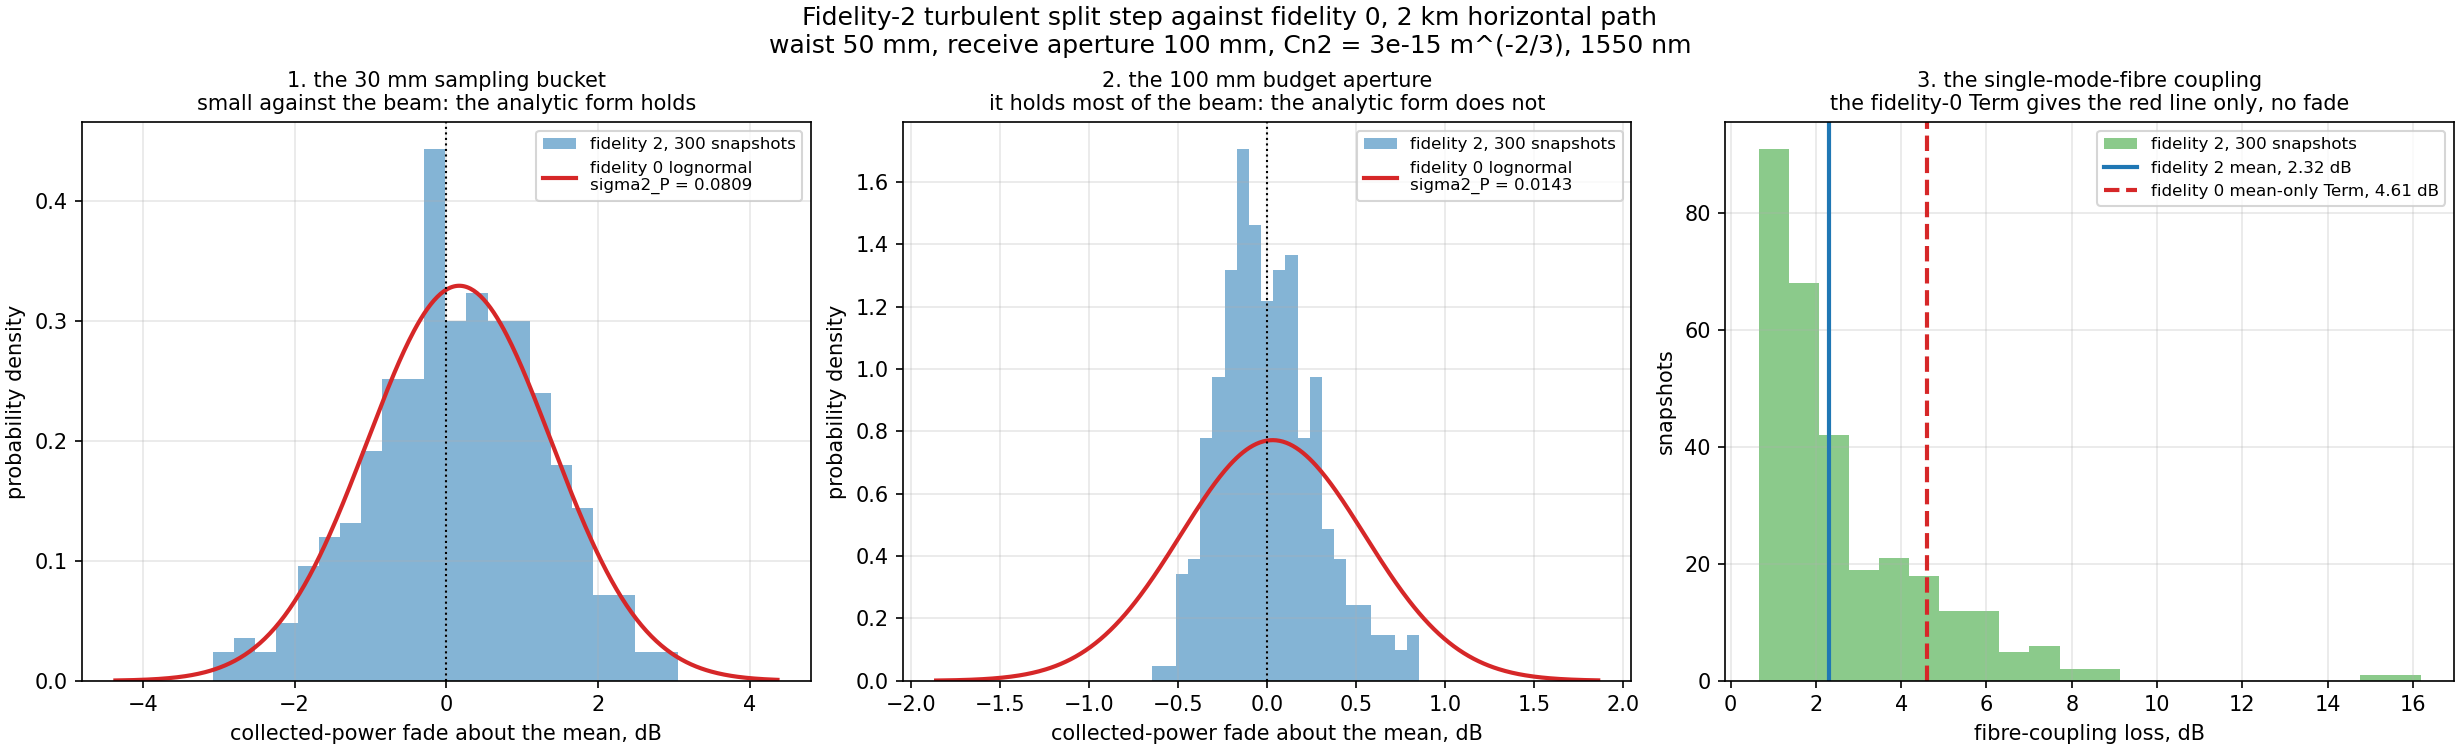

Reproduce this figure in Python.
'''
The fidelity-2 turbulent split step on a 2 km horizontal link, against fidelity 0.

The script propagates a real complex field through a stack of random phase
screens, one snapshot for each seed, and it compares the statistics of those
snapshots with the analytic Terms of the terrestrial budget.

THE WEAK-FLUCTUATION PRECONDITION. Every analytic target here is a WEAK
fluctuation form: the Dios on-axis Gaussian-beam index, the Andrews weak
aperture-averaging factor, and the Noll-plus-Dikmelik-Davidson fibre coupling.
So the case keeps the plane-wave Rytov variance at about 0.2. The script
ASSERTS that precondition, because a comparison outside it compares against a
model that its own author does not trust. Cn2 = 3e-15 m^(-2/3) over 2 km at
1550 nm gives sigma2_R = 0.21 and r0 = 10.7 cm.

THE LAUNCH IS CLEAN. The launch aperture is 200 mm for a 50 mm waist, so the
clip takes less than 0.01 percent of the power. The propagated beam is
therefore the pure Gaussian that the analytic forms assume, and the comparison
tests the TURBULENCE, not the truncation.

THREE RECEIVE APERTURES, ONE CAMPAIGN. The trials run through
`olb.waveoptics.turbulence.Campaign`, the store of trials on disk. The campaign
keeps the receive-plane field of every trial on a disc of the LARGEST receive
aperture, so the three apertures come from ONE Monte Carlo:

- the 100 mm BUDGET aperture with its single-mode fibre. The campaign runs it,
  so its collected power and its fibre coupling sit in the trial record.
- a 30 mm SAMPLING aperture, which is small against the 108 mm beam, so it
  samples the beam exactly as the analytic aperture-averaging factor assumes.
  `campaign.recollect(aperture_m=0.03)` reads it from the stored field.
- a 3-pixel PINHOLE, which reads the on-axis irradiance. It is a 9 mm disc, far
  inside the stored patch, so `campaign.recollect` gives it too.

The campaign clips the STORED field with the same code that the run uses, so a
post-hoc aperture gives the number that a new run would give. `recollect` does
not divide by the launch reference, so the script takes that reference from the
budget aperture, where the campaign holds both the raw power and the normalised
one.

The blocks stay on disk under `examples/waveoptics/_campaigns/`. A second run of
the script computes NOTHING: it reads the store.

WHAT TO EXPECT. The expectation is 15 to 20 percent on the scintillation rows
and 0.5 dB on the fibre-coupling row. The first two rows meet it. The last two
do NOT, and the reason is physics, not a defect:

- The on-axis index agrees to about 10 percent. The pinhole sits at the fixed
  centre of the grid, and the split step lets the beam WANDER off it. The Dios
  on-axis form carries no wander, so the two are not the same quantity.
- The 30 mm sampling bucket agrees with the weak aperture-averaging factor.
- The 100 mm BUDGET bucket does NOT. That aperture collects most of the beam,
  and the split step conserves power, so almost nothing is left to fluctuate.
  The weak aperture-averaging factor of Andrews models an aperture that SAMPLES
  a wide beam; it does not know about a beam that the aperture nearly holds.
  The script prints the measured capture fraction next to that row.
- The fidelity-0 fibre-coupling Term reads about 2.5 dB MORE loss than the
  field simulation. The Term takes the Noll residual at the aperture diameter
  D, and the Dikmelik-Davidson coupling of a UNIFORMLY illuminated pupil. The
  received field here is a finite Gaussian beam whose intensity is already down
  to 1/e^2 at the rim of the 100 mm aperture, so the phase error that the fibre
  mode really weighs is smaller than the uniform-pupil form gives. The Term
  docstring names this exact limit ("it ignores ... the near-field beam
  curvature that a finite horizontal beam carries. For those a fidelity-2
  split-step beam-propagation model is needed"). This script is that model, and
  it puts a number on the gap. The number is converged: a grid two times wider
  moves it by 0.3 dB.
- The planned composite r0 IS the plane-wave Fried parameter by construction,
  so it repeats the analytic plane-wave value exactly. The Gaussian-beam r0 of
  the same path is LARGER, because a finite beam samples less of the
  turbulence.

The script prints PASS or CHECK against a loose band. An example is a
demonstration, not a test: only the weak-fluctuation precondition is asserted.

The figure goes to `examples/waveoptics/figures/turbulent_terrestrial.png`.

The layer builds NO Term and it changes NO budget. See the README.

Run from the repo root:
    python -m examples.waveoptics.turbulent_terrestrial
'''

import os
import time
import warnings

import matplotlib.pyplot as plt
import numpy as np
from scipy.stats import norm

from olb import SMF, Terminal, Transmitter
from olb.beam import free_space_radius
from olb.geometry import HorizontalPath
from olb.models.coupling import terrestrial_smf_coupling_term
from olb.scenario import TerrestrialChannel, TerrestrialScenario
from olb.turbulence.beam_wave_scintillation import on_axis_scintillation_index
from olb.turbulence.gaussian_fried import (gaussian_fried_parameter,
                                           plane_wave_fried_parameter)
from olb.turbulence.plane_wave_scintillation import \
    aperture_averaging_factor_weak
from olb.waveoptics.turbulence import (Campaign, propagate_turbulent_field,
                                       turbulent_grid)

WAVELENGTH_M = 1550e-9
PATH_M = 2000.0
CN2 = 3e-15                 # sigma2_R = 0.21, firmly weak
WAIST_M = 0.05
TX_APERTURE_M = 0.20        # 4 waists: a negligible launch clip
RX_APERTURE_M = 0.10        # the budget receiver, with the fibre
SAMPLE_APERTURE_M = 0.03    # small against the beam: a fair bucket sample
PRESET = "standard"
N_TRIALS = 300
BLOCK = 50                  # trials in one campaign block
SEED = 20260826
WORKERS = 4                 # one process for each core of this machine
PINHOLE_PIXELS = 3          # the on-axis probe, in pixels

# The campaign store. The blocks stay on disk, so a second run computes nothing.
ROOT = os.path.join(os.path.dirname(os.path.abspath(__file__)), "_campaigns",
                    "turbulent_terrestrial")

# The weak-fluctuation band that the script asserts. Below 0.05 the turbulence
# is too quiet to measure against the Monte Carlo noise, and 0.35 is already
# past the comfortable margin of the WEAK_FLUCTUATION_LIMIT of 0.25.
WEAK_BAND = (0.05, 0.35)

PNG = "examples/waveoptics/figures/turbulent_terrestrial.png"
FIELD_PNG = "examples/waveoptics/figures/turbulent_terrestrial_field.png"

# The Cn2 path grid of the analytic terms. A horizontal path is a constant-Cn2
# grid from the transmitter to the receiver, exactly as
# olb.links.terrestrial.terrestrial_scintillation_term builds it.
_GRID_N = 400


def build_scenario():
    '''Build the horizontal scenario: a clean 50 mm launch to an SMF receiver.

    The pointing jitter is zero on both terminals, so the comparison carries
    the TURBULENCE only. The receive aperture is the BUDGET aperture, the
    largest of the three. The two probe apertures are a post-hoc crop of the
    stored field, so they need no scenario of their own.
    '''
    near = Terminal(aperture_m=TX_APERTURE_M, wavelength_m=WAVELENGTH_M,
                    pointing_jitter_rad=0.0,
                    transmitter=Transmitter(waist_m=WAIST_M))
    far = Terminal(aperture_m=RX_APERTURE_M, wavelength_m=WAVELENGTH_M,
                   pointing_jitter_rad=0.0, detector=SMF())
    return TerrestrialScenario(
        near=near, far=far,
        channel=TerrestrialChannel(path_length_m=PATH_M, cn2=CN2))


def scintillation_index(values):
    '''Give the normalised variance var(I) / mean(I)^2 of a set of samples.'''
    v = np.asarray(values, dtype=float)
    return float(v.var() / v.mean() ** 2)


def verdict(ratio, low, high):
    '''Give PASS when the ratio sits inside the band, and CHECK otherwise.'''
    return "PASS" if low <= ratio <= high else "CHECK"


def timing_line(result, label):
    '''Print the mean, the smallest and the largest trial time.

    The campaign stores the wall time of every trial, so the line reads the
    store. It is the CPU time of a trial, not the wall time of the pool.
    '''
    t = np.array([tr.wall_time_s for tr in result.trials])
    print(f"  {label:<22}mean {t.mean():6.3f} s   min {t.min():6.3f} s   "
          f"max {t.max():6.3f} s   total {t.sum():7.1f} s")


def _fade_panel(ax, power, sigma2, title):
    '''Draw one bucket fade histogram against its analytic lognormal.

    With sigma_l^2 = ln(1 + sigma2_P) the loss in dB about the mean is normal
    with the mean (5/ln10) sigma_l^2 and the standard deviation (10/ln10)
    sigma_l. See Andrews and Phillips, DOI 10.1117/3.626196, Ch. 5, the
    lognormal irradiance model.
    '''
    ln10 = np.log(10.0)
    fade_db = -10 * np.log10(power / power.mean())
    sigma_l2 = np.log(1.0 + sigma2)
    sigma_l = np.sqrt(sigma_l2)
    span = max(abs(fade_db).max(), (10.0 / ln10) * sigma_l * 3.0)
    x = np.linspace(-1.2 * span, 1.2 * span, 400)
    pdf = norm.pdf(x, loc=(5.0 / ln10) * sigma_l2,
                   scale=(10.0 / ln10) * sigma_l)

    ax.hist(fade_db, bins=22, density=True, color="tab:blue", alpha=0.55,
            label=f"fidelity 2, {fade_db.size} snapshots")
    ax.plot(x, pdf, color="tab:red", linewidth=2.0,
            label=f"fidelity 0 lognormal\nsigma2_P = {sigma2:.4f}")
    ax.axvline(0.0, color="black", linestyle=":", linewidth=1.0)
    ax.set_xlabel("collected-power fade about the mean, dB")
    ax.set_ylabel("probability density")
    ax.set_title(title, fontsize=10)
    ax.grid(alpha=0.3)
    ax.legend(fontsize=8)


def draw(sampled, sigma2_sample, power, sigma2_bucket, smf_eta,
         analytic_smf_db):
    '''Draw the two bucket fades, and the fibre-coupling loss histogram.

    Panel 1 is the small sampling aperture, where the analytic lognormal fits.
    Panel 2 is the budget aperture, which collects most of the beam: the
    measured fade is far narrower than the analytic curve, because the split
    step conserves the power that the aperture holds. Panel 3 puts the
    fibre-coupling loss of every snapshot against the analytic MEAN of the
    fidelity-0 coupling Term. That Term is mean-only, so it draws as one line:
    it carries no fade at all. The spread of the histogram is the fade that
    fidelity 0 cannot give.
    '''
    fig, axes = plt.subplots(1, 3, figsize=(16.4, 5.0),
                             constrained_layout=True)

    _fade_panel(axes[0], sampled, sigma2_sample,
                f"1. the {SAMPLE_APERTURE_M * 1e3:.0f} mm sampling bucket\n"
                f"small against the beam: the analytic form holds")
    _fade_panel(axes[1], power, sigma2_bucket,
                f"2. the {RX_APERTURE_M * 1e3:.0f} mm budget aperture\n"
                f"it holds most of the beam: the analytic form does not")

    coupling_db = -10 * np.log10(smf_eta)
    axes[2].hist(coupling_db, bins=22, color="tab:green", alpha=0.55,
                 label=f"fidelity 2, {coupling_db.size} snapshots")
    axes[2].axvline(-10 * np.log10(smf_eta.mean()), color="tab:blue",
                    linewidth=2.0,
                    label=f"fidelity 2 mean, "
                          f"{-10 * np.log10(smf_eta.mean()):.2f} dB")
    axes[2].axvline(analytic_smf_db, color="tab:red", linestyle="--",
                    linewidth=2.0,
                    label=f"fidelity 0 mean-only Term, {analytic_smf_db:.2f} dB")
    axes[2].set_xlabel("fibre-coupling loss, dB")
    axes[2].set_ylabel("snapshots")
    axes[2].set_title("3. the single-mode-fibre coupling\n"
                      "the fidelity-0 Term gives the red line only, no fade",
                      fontsize=10)
    axes[2].grid(alpha=0.3)
    axes[2].legend(fontsize=8)

    fig.suptitle("Fidelity-2 turbulent split step against fidelity 0, "
                 f"{PATH_M * 1e-3:.0f} km horizontal path\n"
                 f"waist {WAIST_M * 1e3:.0f} mm, receive aperture "
                 f"{RX_APERTURE_M * 1e3:.0f} mm, Cn2 = {CN2:g} m^(-2/3), "
                 f"{WAVELENGTH_M * 1e9:.0f} nm", fontsize=12)
    fig.savefig(PNG, dpi=150)
    plt.close(fig)


def draw_field(F, aperture_m, obscuration, path, title):
    '''Draw the received-field amplitude and phase, with the aperture ring.

    The left panel is the amplitude |E| of one snapshot at the receive plane.
    The right panel is the phase; it is blanked where the intensity is below 2
    percent of the peak, so the phase of the dark background does not swamp the
    colour scale. The dashed ring is the receive aperture, and the dotted ring
    is the central obscuration when there is one. See Goodman, Introduction to
    Fourier Optics, ISBN 978-0974707723, for the amplitude and the phase of a
    scalar field.
    '''
    half_mm = F.siz / 2 * 1e3
    extent = [-half_mm, half_mm, -half_mm, half_mm]
    amp = np.abs(F.field)
    intensity = amp ** 2
    phase = np.where(intensity > 0.02 * intensity.max(),
                     np.angle(F.field), np.nan)

    fig, (a0, a1) = plt.subplots(1, 2, figsize=(11.6, 5.3),
                                 constrained_layout=True)
    im0 = a0.imshow(amp, extent=extent, origin="lower", cmap="inferno")
    fig.colorbar(im0, ax=a0, shrink=0.85, label="|E|, arb.")
    a0.set_title("amplitude |E|", fontsize=10)
    twilight = plt.cm.twilight.copy()
    twilight.set_bad("white")
    im1 = a1.imshow(phase, extent=extent, origin="lower", cmap=twilight,
                    vmin=-np.pi, vmax=np.pi)
    fig.colorbar(im1, ax=a1, shrink=0.85, label="phase, rad")
    a1.set_title("phase (blank below 2% intensity)", fontsize=10)

    r_mm = aperture_m / 2 * 1e3
    for ax in (a0, a1):
        ax.add_patch(plt.Circle((0, 0), r_mm, fill=False, edgecolor="cyan",
                                 linewidth=1.7, linestyle="--",
                                 label="receive aperture"))
        if obscuration > 0:
            ax.add_patch(plt.Circle((0, 0), obscuration * r_mm, fill=False,
                                    edgecolor="cyan", linewidth=1.4,
                                    linestyle=":"))
        ax.set_xlabel("x, mm")
        ax.set_ylabel("y, mm")
    a0.legend(loc="upper right", fontsize=8, framealpha=0.7)

    fig.suptitle(title, fontsize=12)
    fig.savefig(path, dpi=150)
    plt.close(fig)


def main():
    t_start = time.time()
    scenario = build_scenario()
    geometry = HorizontalPath(PATH_M)

    # The campaign sizes the grid and it plans the screens ONE time, and it
    # keeps both in its manifest. So a resumed campaign never re-sizes. The
    # patch holds the BUDGET aperture, the largest of the three, so the two
    # probe apertures are a crop of the stored field.
    campaign = Campaign(scenario, geometry, ROOT, seed=SEED, preset=PRESET,
                        block_size=BLOCK, sizing_aperture_m=RX_APERTURE_M)
    grid, plan = campaign.grid, campaign.plan

    # Campaign.load gives report=None, so the sampling report comes from one
    # more call of the sizer with the SAME inputs. The call is cheap arithmetic
    # and it changes nothing: the campaign keeps its own grid and plan.
    with warnings.catch_warnings(record=True) as caught:
        warnings.simplefilter("always")
        _, _, report = turbulent_grid(scenario, geometry, preset=PRESET)

    sigma2_R = float(plan.sigma2_r.sum())
    assert WEAK_BAND[0] <= sigma2_R <= WEAK_BAND[1], (
        f"the plane-wave Rytov variance is {sigma2_R:.3f}, outside the weak "
        f"band {WEAK_BAND}. Every analytic target of this script is a weak "
        f"fluctuation form, so a comparison outside that band is meaningless. "
        f"Change CN2 or PATH_M.")

    print("=" * 74)
    print(f"{PATH_M * 1e-3:.0f} km horizontal link, fidelity-2 turbulent split "
          f"step against fidelity 0")
    print("=" * 74)
    print(f"  wavelength              {WAVELENGTH_M * 1e9:11.1f} nm")
    print(f"  path length             {PATH_M * 1e-3:11.3f} km")
    print(f"  Cn2                     {CN2:11.3g} m^(-2/3)")
    print(f"  transmit waist          {WAIST_M * 1e3:11.1f} mm")
    print(f"  launch aperture         {TX_APERTURE_M * 1e3:11.1f} mm "
          f"(alpha = {(TX_APERTURE_M / 2) / WAIST_M:.2f}, a clean launch)")
    print(f"  receive aperture        {RX_APERTURE_M * 1e3:11.1f} mm, SMF")
    print(f"  sampling aperture       {SAMPLE_APERTURE_M * 1e3:11.1f} mm "
          f"(the fair bucket probe)")
    print(f"  sigma2_R, plane wave    {sigma2_R:11.4f}   "
          f"(weak: the band is {WEAK_BAND[0]} to {WEAK_BAND[1]})")
    print("")
    print(f"  preset                  {PRESET:>11}")
    print(f"  grid                    {grid.n:11d} px, {grid.size_m:.4f} m")
    print(f"  pixel pitch             {grid.pixel_m * 1e3:11.4f} mm")
    print(f"  screens                 {plan.z_m.size:11d}")
    print(f"  process workers         {WORKERS:11d}")
    print(f"  campaign store          {os.path.relpath(ROOT):>11}")
    print(f"  r0, composite           {plan.r0_total_m * 1e2:11.3f} cm")
    print("")
    print("  the sampling report, ACHIEVED against the preset:")
    print(f"    pixels per r0         {report.pixels_per_r0:11.2f}  "
          f"(the preset asks for 3)")
    print(f"    grid margin           {report.grid_margin:11.2f}  "
          f"(1.0 means the light just fits)")
    print(f"    Fresnel pixels, min   {report.fresnel_pixels_min:11.2f}  "
          f"(2 or more is good)")
    print(f"    step / Forvard limit  {report.step_over_limit_max:11.3f}  "
          f"(1.0 or less is good)")
    print(f"    strongest screen s2_r {report.sigma2_r_screen_max:11.4f}")
    print(f"    warnings              {len(report.warnings):11d}")
    for text in report.warnings + tuple(str(w.message) for w in caught):
        print(f"      {text}")

    # ---- the campaign ----
    # ONE Monte Carlo. The three receive apertures then read the SAME 300
    # atmospheres, because the two probes crop the stored field.
    pinhole_m = PINHOLE_PIXELS * grid.pixel_m
    print("")
    print(f"  the campaign holds {N_TRIALS} snapshots. Three receive apertures "
          f"read it: a")
    print(f"  {pinhole_m * 1e3:.2f} mm pinhole, a "
          f"{SAMPLE_APERTURE_M * 1e3:.0f} mm sampling bucket, and the "
          f"{RX_APERTURE_M * 1e3:.0f} mm budget aperture with its fibre.")
    t_run = time.time()
    n_stored = campaign.run(N_TRIALS, workers=WORKERS, progress=True)
    print(f"    {n_stored} trials on disk after {time.time() - t_run:.1f} s")

    result = campaign.load(fields=False)
    power = np.array([tr.collected_power for tr in result.trials])
    smf_eta = np.array([tr.smf_eta for tr in result.trials])

    # THE LAUNCH REFERENCE. The runner divides the collected power by the
    # launched power, and `recollect` does not. The budget aperture gives both,
    # so their ratio IS that reference, and it normalises the two probes.
    raw_budget = campaign.recollect(aperture_m=RX_APERTURE_M)
    p_launch = float(np.mean(raw_budget / power))
    on_axis = campaign.recollect(aperture_m=pinhole_m) / p_launch
    sampled = campaign.recollect(aperture_m=SAMPLE_APERTURE_M) / p_launch

    print("")
    print("  per-trial wall time:")
    timing_line(result, "campaign")

    # ---- the analytic targets ----
    # The same kernels that olb.links.terrestrial.terrestrial_scintillation_term
    # calls: the Dios on-axis Gaussian-beam index (Applied Optics 43 (2004)
    # 3866, Eq. 16) on a constant-Cn2 horizontal grid, and the Andrews weak
    # Kolmogorov aperture-averaging factor (DOI 10.1117/3.626196, Ch. 10).
    hs = np.linspace(0.0, PATH_M, _GRID_N)
    cn2_profile = np.full_like(hs, CN2)
    sigma2_on_axis = float(on_axis_scintillation_index(
        hs, cn2_profile, WAIST_M, WAVELENGTH_M, elevation_deg=90.0,
        path_length_m=None))
    factor_a = float(aperture_averaging_factor_weak(RX_APERTURE_M,
                                                    WAVELENGTH_M, PATH_M))
    factor_a_sample = float(aperture_averaging_factor_weak(
        SAMPLE_APERTURE_M, WAVELENGTH_M, PATH_M))
    sigma2_bucket = factor_a * sigma2_on_axis
    sigma2_sample = factor_a_sample * sigma2_on_axis

    with warnings.catch_warnings():
        warnings.simplefilter("ignore")
        coupling = terrestrial_smf_coupling_term(scenario, geometry)
    analytic_smf_db = float(coupling.mean_db)
    measured_smf_db = float(-10 * np.log10(smf_eta.mean()))

    # The free-space beam radius at the receiver. It sets the capture fraction
    # of each probe aperture, and it is the reason that the two rows below
    # disagree with the analytic forms.
    sample_beam_radius = float(free_space_radius(WAIST_M, PATH_M, None,
                                                 WAVELENGTH_M))

    r0_plane = float(plane_wave_fried_parameter(PATH_M, CN2, WAVELENGTH_M))
    r0_gauss = float(gaussian_fried_parameter(PATH_M, WAIST_M, CN2,
                                              WAVELENGTH_M))

    measured_on_axis = scintillation_index(on_axis)
    measured_sample = scintillation_index(sampled)
    measured_bucket = scintillation_index(power)

    # ---- the table ----
    rows = [
        ("sigma2_I, on axis", measured_on_axis, sigma2_on_axis, "",
         0.70, 1.45),
        (f"sigma2_P, {SAMPLE_APERTURE_M * 1e3:.0f} mm sample",
         measured_sample, sigma2_sample, "", 0.70, 1.35),
        (f"sigma2_P, {RX_APERTURE_M * 1e3:.0f} mm budget",
         measured_bucket, sigma2_bucket, "", 0.70, 1.35),
        ("SMF mean loss", measured_smf_db, analytic_smf_db, "dB", 0.90, 1.10),
        ("r0, plane wave", plan.r0_total_m * 1e2, r0_plane * 1e2, "cm",
         0.99, 1.01),
        ("r0, Gaussian beam", plan.r0_total_m * 1e2, r0_gauss * 1e2, "cm",
         0.60, 1.05),
    ]
    print("")
    print(f"{'quantity':<22}{'fidelity 2':>13}{'fidelity 0':>13}"
          f"{'ratio':>9}{'':>7}")
    print("-" * 64)
    for name, got, want, unit, low, high in rows:
        ratio = got / want
        tag = f"{unit:<3}" if unit else "   "
        print(f"{name:<22}{got:>13.4f}{want:>13.4f}{ratio:>9.3f}  "
              f"{tag}{verdict(ratio, low, high)}")
    print("")
    print(f"  The MC error of a variance from {N_TRIALS} snapshots is about "
          f"{100 * np.sqrt(2.0 / N_TRIALS):.0f} percent,")
    print("  so read the three scintillation rows to that accuracy.")
    print("")
    print("  The on-axis row is not an identity. The pinhole reads the")
    print("  irradiance at the fixed centre of the grid, so it sees the beam")
    print("  WANDER off the axis. The Dios on-axis index sigma2_I(0, L) is the")
    print("  index at the centre of the beam, wherever the beam is, so it")
    print("  carries no wander at all.")
    print("")
    print(f"  The {RX_APERTURE_M * 1e3:.0f} mm budget row runs LOW, and the "
          f"capture fraction says why: that")
    print(f"  aperture collects {100 * power.mean():.0f} percent of the "
          f"launched power (the beam radius at")
    print(f"  the receiver is {sample_beam_radius * 1e3:.0f} mm), and the split "
          f"step conserves power. So")
    print("  almost nothing is left to fluctuate. The weak aperture-averaging")
    print("  factor models an aperture that SAMPLES a wide beam. The "
          f"{SAMPLE_APERTURE_M * 1e3:.0f} mm")
    print(f"  probe collects {100 * sampled.mean():.1f} percent, and it does "
          f"agree.")
    print("")
    print("  The SMF row runs LOW too. The fidelity-0 Term takes the Noll")
    print(f"  residual at the aperture D = {RX_APERTURE_M * 1e3:.0f} mm, and "
          f"the Dikmelik-Davidson coupling")
    print("  of a UNIFORMLY illuminated pupil. The received field is a finite")
    print("  Gaussian beam that is already down to 1/e^2 at the rim, so the")
    print("  phase error that the fibre mode really weighs is smaller. The Term")
    print("  docstring names this limit and asks for a fidelity-2 split-step")
    print("  model. This script is that model. The gap is converged: a grid two")
    print("  times wider moves the fidelity-2 number by 0.3 dB.")
    print("")
    print("  The r0 rows are not a measurement. The screen planner builds each")
    print("  screen from r0 = (0.423 k^2 INT Cn2 dz)^(-3/5), the PLANE-WAVE")
    print("  Fried parameter, so the plane-wave row is an identity check of the")
    print("  plan. The Gaussian-beam r0 of the same path is larger: a finite")
    print("  beam samples less of the turbulence than a plane wave does.")

    # ---- the fade that fidelity 0 does not give ----
    q99_measured = float(-10 * np.log10(np.percentile(sampled, 1)
                                        / sampled.mean()))
    sigma_l2 = np.log(1.0 + sigma2_sample)
    q99_analytic = float(-10.0 / np.log(10.0)
                         * (-sigma_l2 / 2.0
                            + np.sqrt(sigma_l2) * norm.ppf(0.01)))
    print("")
    print(f"  99% fade, {SAMPLE_APERTURE_M * 1e3:.0f} mm sample    "
          f"fidelity 2 {q99_measured:6.2f} dB, "
          f"fidelity 0 lognormal {q99_analytic:6.2f} dB")
    print(f"  99% SMF coupling loss   fidelity 2 "
          f"{-10 * np.log10(np.percentile(smf_eta, 1)):6.2f} dB, "
          f"fidelity 0 mean-only Term gives NO fade")

    # ---- the phase screens ----
    # Each trial makes one fresh screen stack, and the campaign runs the set
    # ONE time. The three apertures crop the stored field, so they make no
    # screen at all. The old three-run script made three times this number.
    per_trial = int(plan.z_m.size)
    total_screens = per_trial * N_TRIALS
    print("")
    print("phase screens created:")
    print(f"  {per_trial} per trial x {N_TRIALS} trials = {total_screens} "
          f"screens (one campaign, three apertures)")

    draw(sampled, sigma2_sample, power, sigma2_bucket, smf_eta,
         analytic_smf_db)

    # ---- the received field of one snapshot ----
    # Trial 0 of the campaign, on the campaign grid and plan and on the same
    # seed. So the picture shows the first atmosphere of the campaign. The
    # stored patch holds the receive disc only, and this picture draws the whole
    # grid, so it propagates that one snapshot again.
    F_rx, _, _ = propagate_turbulent_field(
        scenario, geometry, seed=SEED, trial=0, grid=grid, plan=plan)
    draw_field(F_rx, RX_APERTURE_M, 0.0, FIELD_PNG,
               f"Received field at the far terminal, one snapshot\n"
               f"{PATH_M * 1e-3:.0f} km horizontal, receive aperture "
               f"{RX_APERTURE_M * 1e3:.0f} mm, waist {WAIST_M * 1e3:.0f} mm, "
               f"Cn2 = {CN2:g} m^(-2/3), {WAVELENGTH_M * 1e9:.0f} nm")

    print("")
    print(f"figure saved: {PNG}")
    print(f"field figure saved: {FIELD_PNG}")
    print(f"(elapsed {time.time() - t_start:.1f} s)")


if __name__ == "__main__":
    main()
